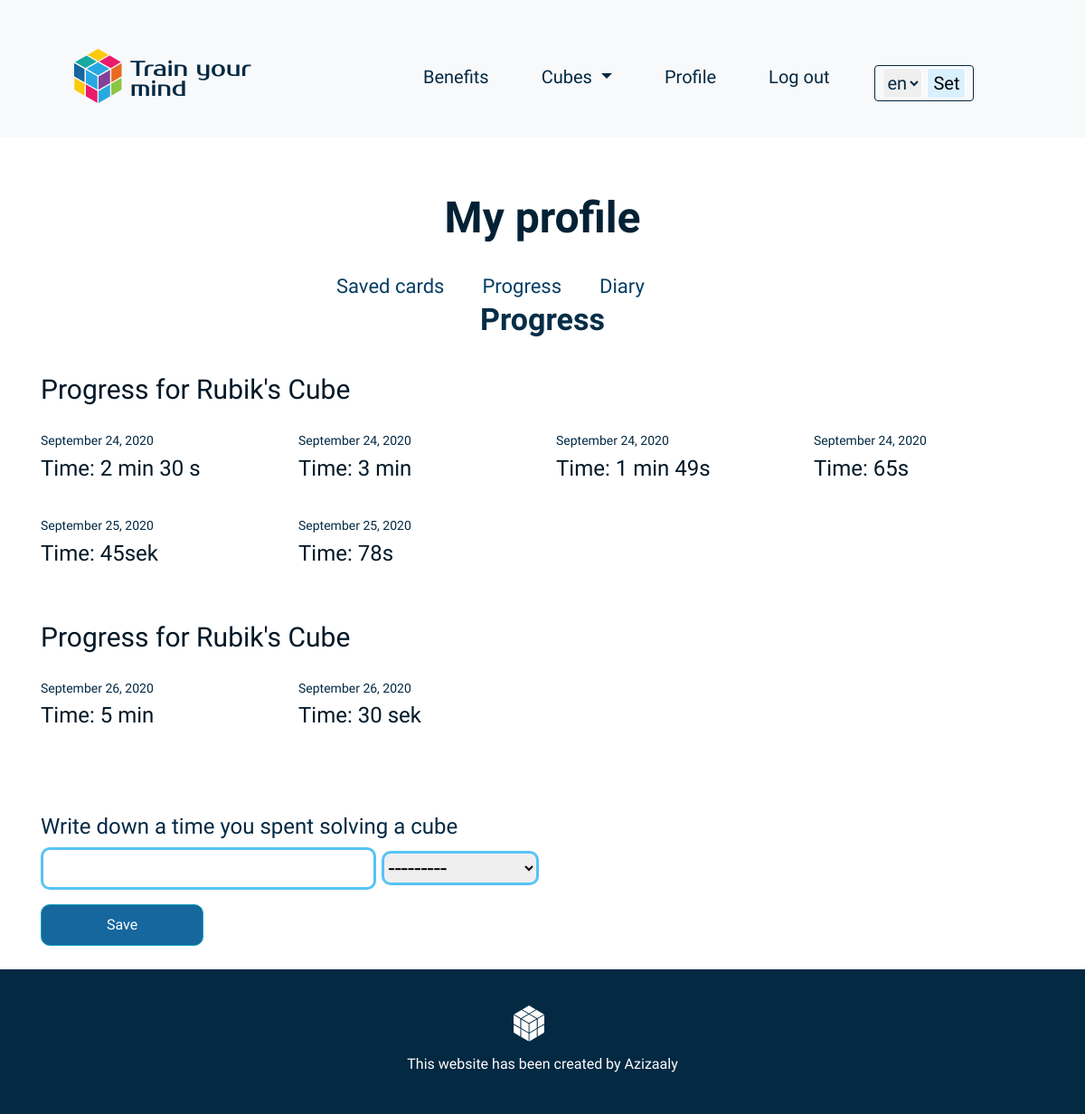
/account/1/progress/ (signed in), run on the app's committed database.
### cubic/models.py (models this page shows)
class Time(models.Model):
    author = models.ForeignKey(User, on_delete=models.CASCADE)
    cube = models.ForeignKey(Cubes, on_delete=models.CASCADE)
    date = models.DateTimeField(default=timezone.now)
    time = models.CharField(max_length=100)

### cubic/views.py (the view)
# urls.py: path("account/<int:pk>/progress/", views.profileProgress.as_view(), name="profile-progress"),
class profileProgress(LoginRequiredMixin, ListView):
    model = Time
    template_name = "cubic/profile_progress.html"
    context_object_name = "times"
    def get_context_data(self, *args, **kwargs):
        context = super(profileProgress, self).get_context_data(*args, **kwargs)
        about = get_object_or_404(About, id=self.kwargs['pk'])
        cube = about.cube
        cubes = Cubes.objects.all()
        rubic_times = Time.objects.filter(author=self.request.user.id, cube=1)
        pyraminx_times = Time.objects.filter(author=self.request.user.id, cube=3)
        mirror_times = Time.objects.filter(author=self.request.user.id, cube=4)
        context["time_form"] = ProgressTimeForm()
        context["cubes"] = cubes
        context["cube"] = cube
        if rubic_times:
            context["rubic_times"] = rubic_times
        if mirror_times:
            context["mirror_times"] = mirror_times
        if pyraminx_times:
            context["pyraminx_times"] = pyraminx_times
        return context

### cubic/views.py
class ProgressTimeForm(forms.ModelForm):
    time = forms.CharField(max_length=100)
    cube = forms.Select()
    class Meta:
        model = Time
        fields = ['time', 'cube']
    def __init__(self, *args, **kwargs):
        super().__init__(*args, **kwargs)
        self.fields['cube'].queryset = Cubes.objects.all()

### cubic/templates/cubic/profile_progress.html (shortened to what this page needs)
{% extends "cubic/profile_layout.html" %}
{% load i18n %}
{% load crispy_forms_tags %}
{% block content %}
<section class="steps">
    <div class="container">
        <div class="row">
            <div class="col-lg-12">
                <h2 class="steps_step_name">
                    Progress
                </h2>
            </div>
        </div>
        {% if rubic_times %}
            <div class="row">
                <div class="col-lg-4">
                    <h4 class="time_box_name">
                        {% if LANGUAGE_CODE == 'uz' %}
                            Kubik Rubik bo`yicha
                        {% else %}
                            Progress for Rubik's Cube
                        {% endif %}
                    </h4>
                </div>
            </div>
            <div class="row">
                {% for time in rubic_times %}
                <div class="col-lg-3">
                    <h6 class="progress_date">
                        {{ time.date|date:"F d, Y" }}
                    </h6>
                    <h4 class="progress_time">
                        Time: {{time.time}}
                    </h4>
                </div>
                {% endfor %}
            </div>
        {% endif %}
        {% if pyraminx_times %}
            <div class="row">
                <div class="col-lg-4">
                    <h4 class="time_box_name">
                        {% if LANGUAGE_CODE == 'uz' %}
                            Kubik Rubik bo`yicha
                        {% else %}
                            Progress for Rubik's Cube
                        {% endif %}
                    </h4>
                </div>
            </div>
            <div class="row">
                {% for time in pyraminx_times %}
                <div class="col-lg-3">
                    <h6 class="progress_date">
                        {{ time.date|date:"F d, Y" }}
                    </h6>
                    <h4 class="progress_time">
                        Time: {{time.time}}
                    </h4>
                </div>
                {% endfor %}
            </div>
        {% endif %}
        <div class="row">
            <div class="col-lg-12">
                <form method="POST" action="{% url 'progress-time' %}">
                    <fieldset class="form-group progress-time-form">
                        <legend class="mb-8 progress-time-title">
                            {% get_current_language as LANGUAGE_CODE %}
                            {% if LANGUAGE_CODE == 'uz' %}
                                Kubikni yasashga ketgan vaqtingizni yozing
                            {% else %}
                                Write down a time you spent solving a cube
                            {% endif %}
                        </legend>
                        <input type="text" name="time" maxlength="100" class="progress-time-input textinput textInput" required id="id_time">
                        <select name="cube" required id="id_cube" class="progress-time-input">
                            <option value="" class="cube-option" selected>---------</option>
                          </select>
                    </fieldset>
                    <div class="form-group">
                        <button class="btn btn-outline-info  progress-time-button" type="submit">
                            {% if LANGUAGE_CODE == 'uz' %}
                                Saqlash
                            {% else %}
                                Save
                            {% endif %}
                        </button>
                    </div>
                </form>
            </div>
        </div>
    </div>
</section>
{% endblock %}

### cubic/static/cubic/main.css (style rules this page uses)
body { padding: 0; margin: 0; font-family: 'Quantico', sans-serif; font-size: 26px; color: #010101; }
h1, h2, h3, h4, h5, h6, p { margin: 0; padding: 0; }
* { box-sizing: border-box; }
.steps_step_name { margin: 0 auto; text-align:center; font-weight: 700; font-size: 34px; margin-bottom: 20px; color: #052d47; font-family: ABeeZee; }
.progress_date { font-family: ABeeZee; font-size: 14px; color: #032943; margin-bottom: 8px; }
.progress_time { font-family: ABeeZee; font-size: 24px; color: #021827; margin-bottom: 40px; }
.progress-time-form { margin-top: 50px; }
.progress-time-title { font-family: ABeeZee; color: #032943; margin-bottom: 5px; }
.progress-time-input { border: 3px solid #56C3F4; box-sizing: border-box; border-radius: 10px; }
.progress-time-button { background: #16679E; border-radius: 10px; color: white; padding: 10px; width: 180px; font-family: ABeeZee; }
.cube-option { font-family: ABeeZee; font-size: 18px; }
.time_box_name { font-size: 30px; font-family: ABeeZee; color: #021827; margin-bottom: 30px; margin-top: 20px; }

### data on the page
Time: date "September 24, 2020", time "2 min 30 s"
Time: date "September 24, 2020", time "3 min"
Time: date "September 24, 2020", time "1 min 49s"
Time: date "September 24, 2020", time "65s"
Time: date "September 25, 2020", time "45sek"
Time: date "September 25, 2020", time "78s"
Time: date "September 26, 2020", time "5 min"
Time: date "September 26, 2020", time "30 sek"
